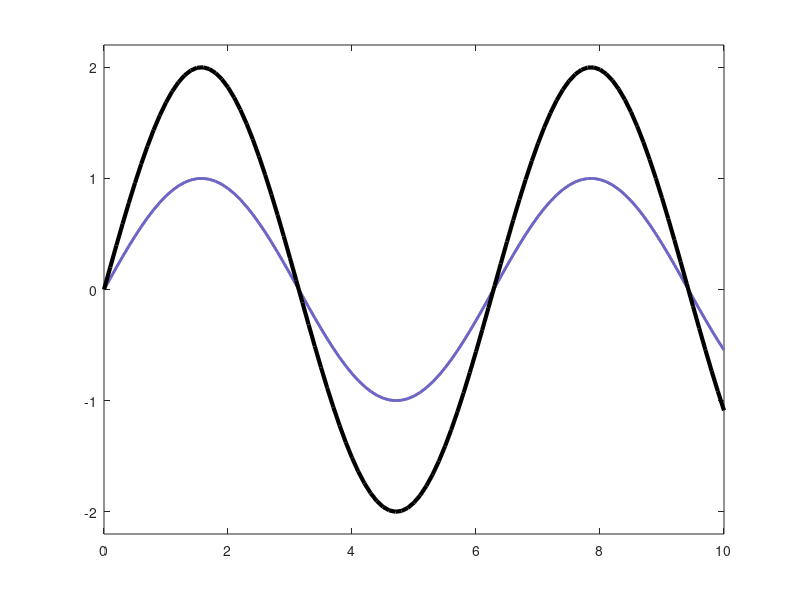

This chart was generated by the following MATLAB code: (Note: this script raises an error after producing the figure.)
A1 = 1;     % Amplitude.
k1 = 1;     % Wave number.
omega1 = 3; % Angular frequency.
A2 = 1;
k2 = 1;
omega2 = 3;
xx = 0:0.1:10; % x ticks.
dt = 0.05;     % Update period.
T = 10;        % Animation time
%% DIRECT IMPLEMENTATION
f = figure;
for t = 0:dt:T 
    y1 = A1*sin(k1*xx-omega1*t); % Right-travelling wave.
    y2 = A2*sin(k2*xx+omega2*t); % Left-travelling wave.
    y = y1 + y2;   % Standing wave.
    zero_crossing_index = [abs( diff( sign(y) )) 0]~=0; % Finding nodes.
    figure(f);
    plot(xx,y1,'Color',[0.8 0.5 0.5],'Linewidth',2);
    hold all;   % Preserve the color order.
    plot(xx,y2,'Color',[0.4 0.4 0.8],'Linewidth',2);
    plot(xx,y,'Color','k','Linewidth',3); 
    ylim(1.1*[-(A1+A2) (A1+A2)]); % Fix the axis limits.
    set(refline(0,0),'color',[0.5 0.5 0.5],'Linewidth',1);
    plot(xx(zero_crossing_index),zeros(1,sum(zero_crossing_index)),...
        'color','r','marker','o','linestyle','none'); % Plot nodes.
    hold off;   % Allow new plots to erase previous frame.
    pause(dt);
end
% run figure_style
% set(gca,'fontSize',font_size);
% export_fig('../fig/graded_task_02','-pdf','-transparent')
%% A SET DATA IMPLEMENTATION
h = plot(xx,nan(3,length(xx)),[xx(1) xx(end)],[0 0]);
set(h(1),'Color','b');
set(h(2),'Color','r');
set(h(3),'Color','k','Linewidth',3);
set(h(4),'Color','k');
axis tight;
ylim([-2*A 2*A]);
hold on;
for t = 0:dt:T 
    y1 = A1*sin(k1*xx-omega1*t); % Right-travelling wave.
    y2 = A2*sin(k2*xx+omega2*t); % Left-travelling wave.
    y = y1 + y2;   % Standing wave.
    zero_crossing_index = [abs( diff( sign(y) )) 0]~=0; % Finding nodes.
    set(h(1),'YData',y1);
    set(h(2),'YData',y2);
    set(h(3),'YData',y);
    plot(xx(zero_crossing_index),zeros(1,sum(zero_crossing_index)),...
        'color','r','marker','o','linestyle','none');
    pause(dt);
end
